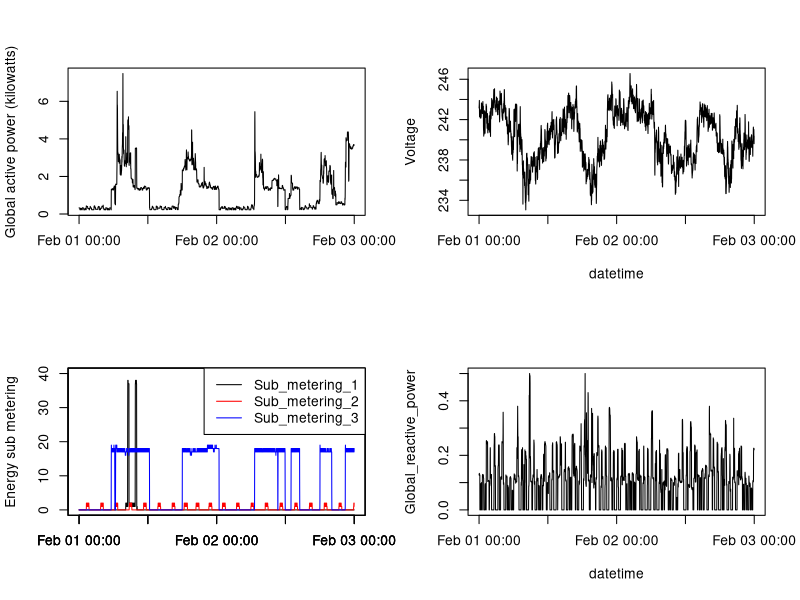

The R script that drew this image:
#PrepareData.R for preparing original data

setwd("~/GitHub/ExploratoryDataAnalysis/data")
Electric <- read.csv("Electric.csv",)
Electric$Datetime<-as.POSIXct(strptime(Electric$DateTime,"%Y-%m-%d %H:%M:%S"))

par(mfrow = c(2,2))
with(Electric, {
  plot(Datetime, Global_active_power,  type="l",  ylab="Global active power (kilowatts)", xlab="")
  plot(Datetime, Voltage,  type="l",  ylab="Voltage", xlab="datetime")
  
  #plot(Datetime, Global_active_power,  type="l",  ylab="Global active power (kilowatts)", xlab="")
  
               
  plot(Datetime, Sub_metering_1,  type="l", col="black",
                      ylim=c(0,40),
                      ylab="Energy sub metering",                   
                      xlab=""    
                      
  )
  
  par(new=T)               
  
  plot(Datetime, Sub_metering_2,  type="l", col="red",
                      yaxt="n",                  
                      ylab="",                   
                      xlab="",    
                      ylim=c(0,40)
  )
  
  
  par(new=T)               
  plot(Datetime, Sub_metering_3,  type="l", col="blue",
                      yaxt="n",                  
                      ylab="",                   
                      xlab="",                   
                      ylim=c(0,40)
  )
    
  # Add a legend to the plot
  legend("topright",                       
         legend=c("Sub_metering_1", "Sub_metering_2", "Sub_metering_3"),      # Legend labels
         col=c("black", "red", "blue"),   
         lty=c(1,1,1),                    
         lwd=c(1,1,1)
  )
  
  par(new=F)
  plot(Datetime, Global_reactive_power,  type="l", xlab="datetime")
})


setwd("..")
dev.copy(png,file="plot4.png",width=480,height=480)
dev.off()